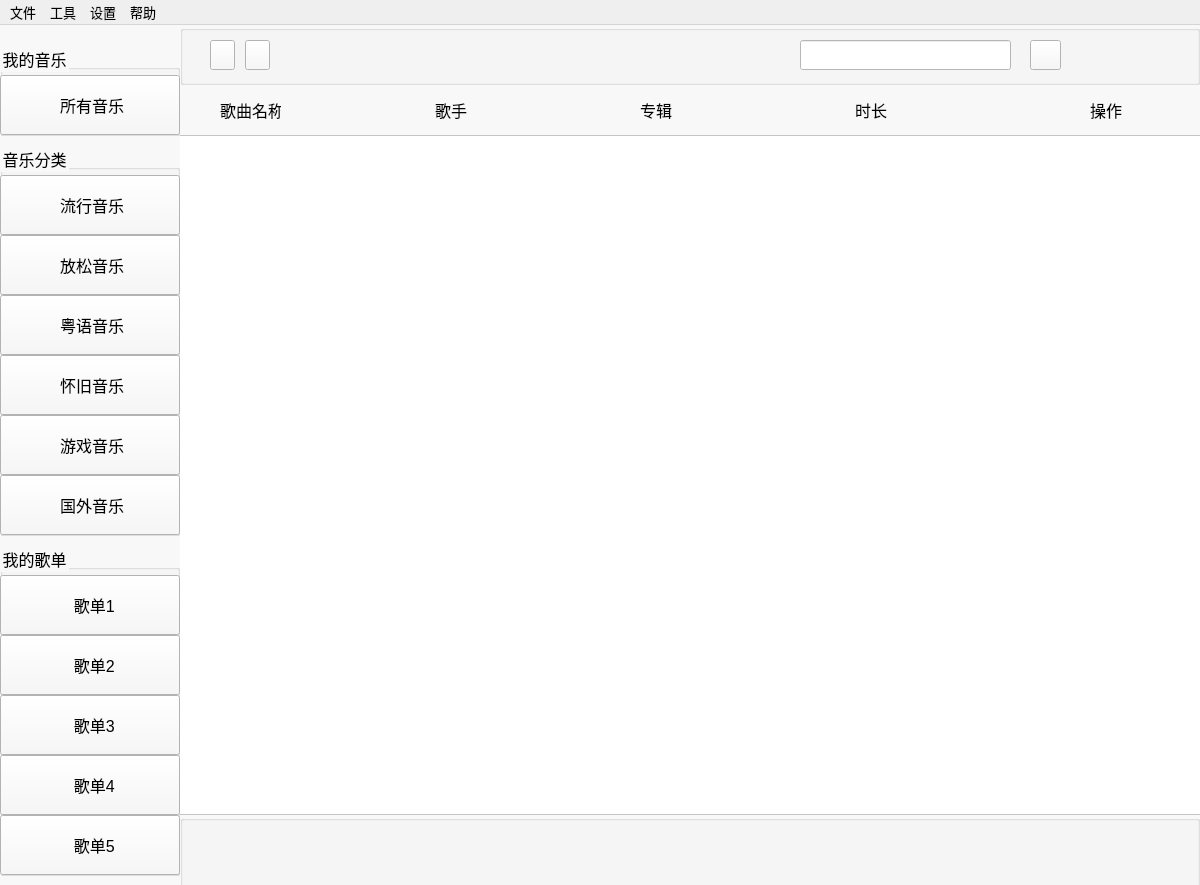
<?xml version="1.0" encoding="UTF-8"?>
<ui version="4.0">
 <class>MainWindow</class>
 <widget class="QMainWindow" name="MainWindow">
  <property name="geometry">
   <rect>
    <x>0</x>
    <y>0</y>
    <width>1200</width>
    <height>885</height>
   </rect>
  </property>
  <property name="font">
   <font>
    <pointsize>9</pointsize>
   </font>
  </property>
  <property name="windowTitle">
   <string>MainWindow</string>
  </property>
  <property name="styleSheet">
   <string notr="true"/>
  </property>
  <widget class="QWidget" name="centralwidget">
   <property name="styleSheet">
    <string notr="true">background-color: rgba(248, 248, 248, 248);</string>
   </property>
   <widget class="QGroupBox" name="groupBox">
    <property name="geometry">
     <rect>
      <x>0</x>
      <y>120</y>
      <width>180</width>
      <height>391</height>
     </rect>
    </property>
    <property name="font">
     <font>
      <pointsize>12</pointsize>
     </font>
    </property>
    <property name="title">
     <string>音乐分类</string>
    </property>
    <widget class="QPushButton" name="pushButton">
     <property name="geometry">
      <rect>
       <x>0</x>
       <y>30</y>
       <width>180</width>
       <height>60</height>
      </rect>
     </property>
     <property name="font">
      <font>
       <pointsize>12</pointsize>
      </font>
     </property>
     <property name="styleSheet">
      <string notr="true"/>
     </property>
     <property name="text">
      <string> 流行音乐</string>
     </property>
     <property name="icon">
      <iconset resource="res.qrc">
       <normaloff>:/image/s2.png</normaloff>:/image/s2.png</iconset>
     </property>
    </widget>
    <widget class="QPushButton" name="pushButton_2">
     <property name="geometry">
      <rect>
       <x>0</x>
       <y>90</y>
       <width>180</width>
       <height>60</height>
      </rect>
     </property>
     <property name="font">
      <font>
       <pointsize>12</pointsize>
      </font>
     </property>
     <property name="styleSheet">
      <string notr="true"/>
     </property>
     <property name="text">
      <string> 放松音乐</string>
     </property>
     <property name="icon">
      <iconset resource="res.qrc">
       <normaloff>:/image/s2.png</normaloff>:/image/s2.png</iconset>
     </property>
    </widget>
    <widget class="QPushButton" name="pushButton_3">
     <property name="geometry">
      <rect>
       <x>0</x>
       <y>150</y>
       <width>180</width>
       <height>60</height>
      </rect>
     </property>
     <property name="font">
      <font>
       <pointsize>12</pointsize>
      </font>
     </property>
     <property name="styleSheet">
      <string notr="true"/>
     </property>
     <property name="text">
      <string> 粤语音乐</string>
     </property>
     <property name="icon">
      <iconset resource="res.qrc">
       <normaloff>:/image/s2.png</normaloff>:/image/s2.png</iconset>
     </property>
    </widget>
    <widget class="QPushButton" name="pushButton_4">
     <property name="geometry">
      <rect>
       <x>0</x>
       <y>210</y>
       <width>180</width>
       <height>60</height>
      </rect>
     </property>
     <property name="font">
      <font>
       <pointsize>12</pointsize>
      </font>
     </property>
     <property name="styleSheet">
      <string notr="true"/>
     </property>
     <property name="text">
      <string> 怀旧音乐</string>
     </property>
     <property name="icon">
      <iconset resource="res.qrc">
       <normaloff>:/image/s2.png</normaloff>:/image/s2.png</iconset>
     </property>
    </widget>
    <widget class="QPushButton" name="pushButton_5">
     <property name="geometry">
      <rect>
       <x>0</x>
       <y>270</y>
       <width>180</width>
       <height>60</height>
      </rect>
     </property>
     <property name="font">
      <font>
       <pointsize>12</pointsize>
      </font>
     </property>
     <property name="styleSheet">
      <string notr="true"/>
     </property>
     <property name="text">
      <string> 游戏音乐</string>
     </property>
     <property name="icon">
      <iconset resource="res.qrc">
       <normaloff>:/image/s2.png</normaloff>:/image/s2.png</iconset>
     </property>
    </widget>
    <widget class="QPushButton" name="pushButton_6">
     <property name="geometry">
      <rect>
       <x>0</x>
       <y>330</y>
       <width>180</width>
       <height>60</height>
      </rect>
     </property>
     <property name="font">
      <font>
       <pointsize>12</pointsize>
      </font>
     </property>
     <property name="styleSheet">
      <string notr="true"/>
     </property>
     <property name="text">
      <string> 国外音乐</string>
     </property>
     <property name="icon">
      <iconset resource="res.qrc">
       <normaloff>:/image/s2.png</normaloff>:/image/s2.png</iconset>
     </property>
    </widget>
   </widget>
   <widget class="QGroupBox" name="groupBox_2">
    <property name="geometry">
     <rect>
      <x>0</x>
      <y>20</y>
      <width>180</width>
      <height>91</height>
     </rect>
    </property>
    <property name="font">
     <font>
      <pointsize>12</pointsize>
     </font>
    </property>
    <property name="title">
     <string>我的音乐</string>
    </property>
    <widget class="QPushButton" name="pushButton_7">
     <property name="geometry">
      <rect>
       <x>0</x>
       <y>30</y>
       <width>180</width>
       <height>60</height>
      </rect>
     </property>
     <property name="font">
      <font>
       <pointsize>12</pointsize>
      </font>
     </property>
     <property name="styleSheet">
      <string notr="true"/>
     </property>
     <property name="text">
      <string> 所有音乐</string>
     </property>
     <property name="icon">
      <iconset resource="res.qrc">
       <normaloff>:/image/s1.png</normaloff>:/image/s1.png</iconset>
     </property>
    </widget>
   </widget>
   <widget class="QGroupBox" name="groupBox_3">
    <property name="geometry">
     <rect>
      <x>0</x>
      <y>520</y>
      <width>180</width>
      <height>331</height>
     </rect>
    </property>
    <property name="font">
     <font>
      <pointsize>12</pointsize>
     </font>
    </property>
    <property name="title">
     <string>我的歌单</string>
    </property>
    <widget class="QPushButton" name="pushButton_8">
     <property name="geometry">
      <rect>
       <x>0</x>
       <y>30</y>
       <width>180</width>
       <height>60</height>
      </rect>
     </property>
     <property name="font">
      <font>
       <pointsize>12</pointsize>
      </font>
     </property>
     <property name="styleSheet">
      <string notr="true"/>
     </property>
     <property name="text">
      <string>  歌单1</string>
     </property>
     <property name="icon">
      <iconset resource="res.qrc">
       <normaloff>:/image/s3.png</normaloff>:/image/s3.png</iconset>
     </property>
    </widget>
    <widget class="QPushButton" name="pushButton_9">
     <property name="geometry">
      <rect>
       <x>0</x>
       <y>90</y>
       <width>180</width>
       <height>60</height>
      </rect>
     </property>
     <property name="font">
      <font>
       <pointsize>12</pointsize>
      </font>
     </property>
     <property name="styleSheet">
      <string notr="true"/>
     </property>
     <property name="text">
      <string>  歌单2</string>
     </property>
     <property name="icon">
      <iconset resource="res.qrc">
       <normaloff>:/image/s3.png</normaloff>:/image/s3.png</iconset>
     </property>
    </widget>
    <widget class="QPushButton" name="pushButton_10">
     <property name="geometry">
      <rect>
       <x>0</x>
       <y>150</y>
       <width>180</width>
       <height>60</height>
      </rect>
     </property>
     <property name="font">
      <font>
       <pointsize>12</pointsize>
      </font>
     </property>
     <property name="styleSheet">
      <string notr="true"/>
     </property>
     <property name="text">
      <string>  歌单3</string>
     </property>
     <property name="icon">
      <iconset resource="res.qrc">
       <normaloff>:/image/s3.png</normaloff>:/image/s3.png</iconset>
     </property>
    </widget>
    <widget class="QPushButton" name="pushButton_11">
     <property name="geometry">
      <rect>
       <x>0</x>
       <y>210</y>
       <width>180</width>
       <height>60</height>
      </rect>
     </property>
     <property name="font">
      <font>
       <pointsize>12</pointsize>
      </font>
     </property>
     <property name="styleSheet">
      <string notr="true"/>
     </property>
     <property name="text">
      <string>  歌单4</string>
     </property>
     <property name="icon">
      <iconset resource="res.qrc">
       <normaloff>:/image/s3.png</normaloff>:/image/s3.png</iconset>
     </property>
    </widget>
    <widget class="QPushButton" name="pushButton_12">
     <property name="geometry">
      <rect>
       <x>0</x>
       <y>270</y>
       <width>180</width>
       <height>60</height>
      </rect>
     </property>
     <property name="font">
      <font>
       <pointsize>12</pointsize>
      </font>
     </property>
     <property name="styleSheet">
      <string notr="true"/>
     </property>
     <property name="text">
      <string>  歌单5</string>
     </property>
     <property name="icon">
      <iconset resource="res.qrc">
       <normaloff>:/image/s3.png</normaloff>:/image/s3.png</iconset>
     </property>
    </widget>
   </widget>
   <widget class="QStackedWidget" name="stackedWidget">
    <property name="geometry">
     <rect>
      <x>180</x>
      <y>110</y>
      <width>1020</width>
      <height>680</height>
     </rect>
    </property>
    <property name="font">
     <font>
      <pointsize>10</pointsize>
     </font>
    </property>
    <property name="styleSheet">
     <string notr="true">background-color: rgb(255, 255, 255);</string>
    </property>
    <property name="currentIndex">
     <number>11</number>
    </property>
    <widget class="QWidget" name="page_3">
     <widget class="QListWidget" name="listWidget_13">
      <property name="geometry">
       <rect>
        <x>-1</x>
        <y>0</y>
        <width>1020</width>
        <height>680</height>
       </rect>
      </property>
     </widget>
    </widget>
    <widget class="QWidget" name="page_4">
     <property name="styleSheet">
      <string notr="true"/>
     </property>
     <widget class="QListWidget" name="listWidget_14">
      <property name="geometry">
       <rect>
        <x>-1</x>
        <y>0</y>
        <width>1022</width>
        <height>680</height>
       </rect>
      </property>
     </widget>
    </widget>
    <widget class="QWidget" name="page_5">
     <property name="styleSheet">
      <string notr="true"/>
     </property>
     <widget class="QListWidget" name="listWidget_15">
      <property name="geometry">
       <rect>
        <x>-1</x>
        <y>0</y>
        <width>1022</width>
        <height>680</height>
       </rect>
      </property>
     </widget>
    </widget>
    <widget class="QWidget" name="page_6">
     <property name="styleSheet">
      <string notr="true"/>
     </property>
     <widget class="QListWidget" name="listWidget_16">
      <property name="geometry">
       <rect>
        <x>-1</x>
        <y>0</y>
        <width>1022</width>
        <height>680</height>
       </rect>
      </property>
     </widget>
    </widget>
    <widget class="QWidget" name="page_7">
     <widget class="QListWidget" name="listWidget_17">
      <property name="geometry">
       <rect>
        <x>-1</x>
        <y>0</y>
        <width>1022</width>
        <height>680</height>
       </rect>
      </property>
     </widget>
    </widget>
    <widget class="QWidget" name="page_8">
     <property name="styleSheet">
      <string notr="true"/>
     </property>
     <widget class="QListWidget" name="listWidget_18">
      <property name="geometry">
       <rect>
        <x>-1</x>
        <y>0</y>
        <width>1022</width>
        <height>680</height>
       </rect>
      </property>
     </widget>
    </widget>
    <widget class="QWidget" name="page_9">
     <widget class="QListWidget" name="listWidget_19">
      <property name="geometry">
       <rect>
        <x>-1</x>
        <y>0</y>
        <width>1022</width>
        <height>680</height>
       </rect>
      </property>
     </widget>
    </widget>
    <widget class="QWidget" name="page_10">
     <widget class="QListWidget" name="listWidget_20">
      <property name="geometry">
       <rect>
        <x>-1</x>
        <y>0</y>
        <width>1022</width>
        <height>680</height>
       </rect>
      </property>
     </widget>
    </widget>
    <widget class="QWidget" name="page_11">
     <widget class="QListWidget" name="listWidget_21">
      <property name="geometry">
       <rect>
        <x>-1</x>
        <y>0</y>
        <width>1022</width>
        <height>680</height>
       </rect>
      </property>
     </widget>
    </widget>
    <widget class="QWidget" name="page_12">
     <widget class="QListWidget" name="listWidget_22">
      <property name="geometry">
       <rect>
        <x>-1</x>
        <y>0</y>
        <width>1022</width>
        <height>680</height>
       </rect>
      </property>
     </widget>
    </widget>
    <widget class="QWidget" name="page_13">
     <widget class="QListWidget" name="listWidget_23">
      <property name="geometry">
       <rect>
        <x>-1</x>
        <y>0</y>
        <width>1022</width>
        <height>680</height>
       </rect>
      </property>
     </widget>
    </widget>
    <widget class="QWidget" name="page_14">
     <widget class="QListWidget" name="listWidget_24">
      <property name="geometry">
       <rect>
        <x>-1</x>
        <y>0</y>
        <width>1022</width>
        <height>680</height>
       </rect>
      </property>
     </widget>
    </widget>
   </widget>
   <widget class="QGroupBox" name="groupBox_4">
    <property name="geometry">
     <rect>
      <x>180</x>
      <y>790</y>
      <width>1020</width>
      <height>80</height>
     </rect>
    </property>
    <property name="styleSheet">
     <string notr="true"/>
    </property>
    <property name="title">
     <string/>
    </property>
   </widget>
   <widget class="QGroupBox" name="groupBox_5">
    <property name="geometry">
     <rect>
      <x>180</x>
      <y>0</y>
      <width>1020</width>
      <height>60</height>
     </rect>
    </property>
    <property name="styleSheet">
     <string notr="true"/>
    </property>
    <property name="title">
     <string/>
    </property>
    <widget class="QPushButton" name="pushButton_25">
     <property name="geometry">
      <rect>
       <x>30</x>
       <y>15</y>
       <width>25</width>
       <height>30</height>
      </rect>
     </property>
     <property name="text">
      <string/>
     </property>
     <property name="icon">
      <iconset resource="res.qrc">
       <normaloff>:/image/left.png</normaloff>:/image/left.png</iconset>
     </property>
    </widget>
    <widget class="QPushButton" name="pushButton_26">
     <property name="geometry">
      <rect>
       <x>65</x>
       <y>15</y>
       <width>25</width>
       <height>30</height>
      </rect>
     </property>
     <property name="styleSheet">
      <string notr="true"/>
     </property>
     <property name="text">
      <string/>
     </property>
     <property name="icon">
      <iconset resource="res.qrc">
       <normaloff>:/image/right.png</normaloff>:/image/right.png</iconset>
     </property>
    </widget>
    <widget class="QLineEdit" name="lineEdit">
     <property name="geometry">
      <rect>
       <x>620</x>
       <y>15</y>
       <width>211</width>
       <height>30</height>
      </rect>
     </property>
     <property name="toolTip">
      <string>&lt;html&gt;&lt;head/&gt;&lt;body&gt;&lt;p&gt;&lt;br/&gt;&lt;/p&gt;&lt;/body&gt;&lt;/html&gt;</string>
     </property>
     <property name="whatsThis">
      <string>&lt;html&gt;&lt;head/&gt;&lt;body&gt;&lt;p&gt;&lt;br/&gt;&lt;/p&gt;&lt;/body&gt;&lt;/html&gt;</string>
     </property>
     <property name="styleSheet">
      <string notr="true">background-color: rgb(255, 255, 255);</string>
     </property>
     <property name="inputMask">
      <string/>
     </property>
     <property name="text">
      <string/>
     </property>
    </widget>
    <widget class="QPushButton" name="pushButton_27">
     <property name="geometry">
      <rect>
       <x>850</x>
       <y>15</y>
       <width>31</width>
       <height>30</height>
      </rect>
     </property>
     <property name="styleSheet">
      <string notr="true"/>
     </property>
     <property name="text">
      <string/>
     </property>
     <property name="icon">
      <iconset resource="res.qrc">
       <normaloff>:/image/search.png</normaloff>:/image/search.png</iconset>
     </property>
    </widget>
   </widget>
   <widget class="QLabel" name="label_155">
    <property name="geometry">
     <rect>
      <x>220</x>
      <y>70</y>
      <width>61</width>
      <height>30</height>
     </rect>
    </property>
    <property name="font">
     <font>
      <pointsize>12</pointsize>
     </font>
    </property>
    <property name="text">
     <string>歌曲名称</string>
    </property>
   </widget>
   <widget class="QLabel" name="label_161">
    <property name="geometry">
     <rect>
      <x>435</x>
      <y>70</y>
      <width>41</width>
      <height>30</height>
     </rect>
    </property>
    <property name="font">
     <font>
      <pointsize>12</pointsize>
     </font>
    </property>
    <property name="text">
     <string>歌手</string>
    </property>
   </widget>
   <widget class="QLabel" name="label_160">
    <property name="geometry">
     <rect>
      <x>640</x>
      <y>70</y>
      <width>41</width>
      <height>30</height>
     </rect>
    </property>
    <property name="font">
     <font>
      <pointsize>12</pointsize>
     </font>
    </property>
    <property name="text">
     <string>专辑</string>
    </property>
   </widget>
   <widget class="QLabel" name="label_156">
    <property name="geometry">
     <rect>
      <x>855</x>
      <y>70</y>
      <width>41</width>
      <height>30</height>
     </rect>
    </property>
    <property name="font">
     <font>
      <pointsize>12</pointsize>
     </font>
    </property>
    <property name="text">
     <string>时长</string>
    </property>
   </widget>
   <widget class="QLabel" name="label_162">
    <property name="geometry">
     <rect>
      <x>1090</x>
      <y>70</y>
      <width>41</width>
      <height>30</height>
     </rect>
    </property>
    <property name="font">
     <font>
      <pointsize>12</pointsize>
     </font>
    </property>
    <property name="text">
     <string>操作</string>
    </property>
   </widget>
  </widget>
  <widget class="QMenuBar" name="menuBar">
   <property name="geometry">
    <rect>
     <x>0</x>
     <y>0</y>
     <width>1200</width>
     <height>29</height>
    </rect>
   </property>
   <property name="font">
    <font>
     <pointsize>10</pointsize>
    </font>
   </property>
   <widget class="QMenu" name="menu">
    <property name="title">
     <string>文件</string>
    </property>
    <widget class="QMenu" name="menu_5">
     <property name="title">
      <string>导入音乐</string>
     </property>
     <addaction name="actiona_5"/>
     <addaction name="actionb_2"/>
    </widget>
    <widget class="QMenu" name="menu_6">
     <property name="title">
      <string>导出音乐</string>
     </property>
     <addaction name="actiona_6"/>
     <addaction name="actionb_3"/>
    </widget>
    <addaction name="menu_5"/>
    <addaction name="menu_6"/>
    <addaction name="actionc"/>
    <addaction name="actiond_2"/>
   </widget>
   <widget class="QMenu" name="menu_2">
    <property name="title">
     <string>工具</string>
    </property>
    <addaction name="actiona_2"/>
   </widget>
   <widget class="QMenu" name="menu_3">
    <property name="title">
     <string>设置</string>
    </property>
    <addaction name="actiona_3"/>
   </widget>
   <widget class="QMenu" name="menu_4">
    <property name="title">
     <string>帮助</string>
    </property>
    <addaction name="actiona_4"/>
   </widget>
   <addaction name="menu"/>
   <addaction name="menu_2"/>
   <addaction name="menu_3"/>
   <addaction name="menu_4"/>
  </widget>
  <action name="action2">
   <property name="text">
    <string>待开发</string>
   </property>
   <property name="toolTip">
    <string>待开发</string>
   </property>
   <property name="font">
    <font>
     <pointsize>10</pointsize>
    </font>
   </property>
  </action>
  <action name="action3">
   <property name="text">
    <string>待开发</string>
   </property>
   <property name="font">
    <font>
     <pointsize>10</pointsize>
    </font>
   </property>
  </action>
  <action name="action4">
   <property name="text">
    <string>待开发</string>
   </property>
   <property name="font">
    <font>
     <pointsize>10</pointsize>
    </font>
   </property>
  </action>
  <action name="action1_2">
   <property name="text">
    <string>待开发</string>
   </property>
   <property name="font">
    <font>
     <pointsize>10</pointsize>
    </font>
   </property>
  </action>
  <action name="action1_3">
   <property name="text">
    <string>待开发</string>
   </property>
   <property name="font">
    <font>
     <pointsize>10</pointsize>
    </font>
   </property>
  </action>
  <action name="action1_4">
   <property name="text">
    <string>关于作者</string>
   </property>
   <property name="font">
    <font>
     <pointsize>10</pointsize>
    </font>
   </property>
  </action>
  <action name="actiond">
   <property name="text">
    <string>导入单首音乐</string>
   </property>
   <property name="font">
    <font>
     <pointsize>10</pointsize>
    </font>
   </property>
  </action>
  <action name="actione">
   <property name="text">
    <string>导入文件内所有音乐</string>
   </property>
   <property name="font">
    <font>
     <pointsize>10</pointsize>
    </font>
   </property>
  </action>
  <action name="actionc">
   <property name="text">
    <string>通过网页链接播放音乐</string>
   </property>
   <property name="font">
    <font>
     <pointsize>9</pointsize>
    </font>
   </property>
  </action>
  <action name="actiond_2">
   <property name="text">
    <string>通过歌单链接播放音乐</string>
   </property>
   <property name="font">
    <font>
     <pointsize>9</pointsize>
    </font>
   </property>
  </action>
  <action name="actiona_2">
   <property name="text">
    <string>待开发</string>
   </property>
   <property name="font">
    <font>
     <pointsize>9</pointsize>
    </font>
   </property>
  </action>
  <action name="actiona_3">
   <property name="text">
    <string>待开发</string>
   </property>
   <property name="font">
    <font>
     <pointsize>9</pointsize>
    </font>
   </property>
  </action>
  <action name="actiona_4">
   <property name="text">
    <string>关于作者</string>
   </property>
   <property name="font">
    <font>
     <pointsize>9</pointsize>
    </font>
   </property>
  </action>
  <action name="actiona_5">
   <property name="text">
    <string>导入单首音乐</string>
   </property>
   <property name="font">
    <font>
     <pointsize>9</pointsize>
    </font>
   </property>
  </action>
  <action name="actionb_2">
   <property name="text">
    <string>导入文件夹内所有音乐</string>
   </property>
   <property name="font">
    <font>
     <pointsize>9</pointsize>
    </font>
   </property>
  </action>
  <action name="actiona_6">
   <property name="text">
    <string>导出单首音乐</string>
   </property>
   <property name="font">
    <font>
     <pointsize>9</pointsize>
    </font>
   </property>
  </action>
  <action name="actionb_3">
   <property name="text">
    <string>导出所有音乐至文件夹</string>
   </property>
   <property name="font">
    <font>
     <pointsize>9</pointsize>
    </font>
   </property>
  </action>
 </widget>
 <resources>
  <include location="res.qrc"/>
 </resources>
 <connections/>
</ui>
